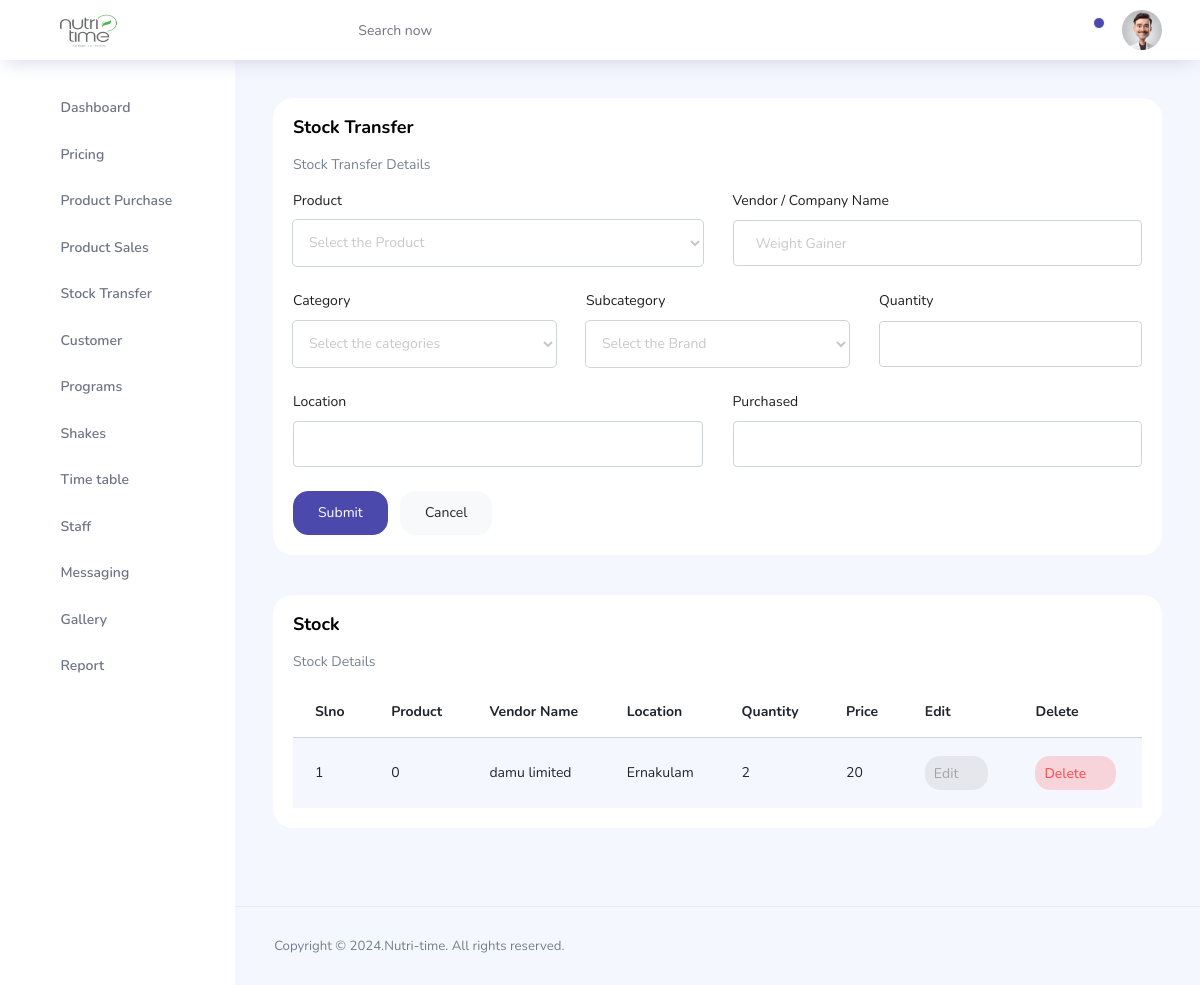
/Admin/pages/admin-stocktrans.php (signed in), run on an earlier commit of the app's database.
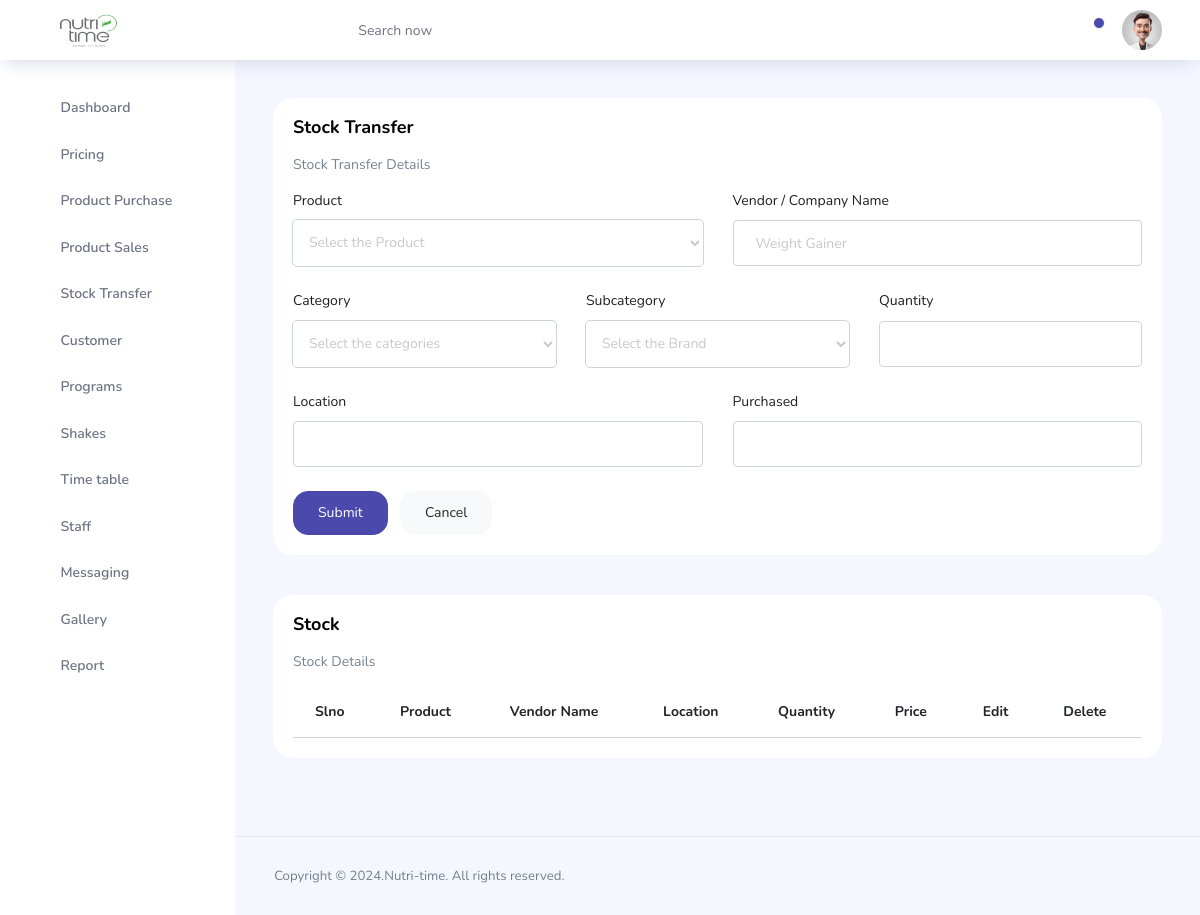
And on a later commit of the database.
### tables this page shows
CREATE TABLE `stock` (
  `stock_id` int(11) NOT NULL,
  `stock_place` varchar(50) NOT NULL,
  `product_id` int(11) NOT NULL,
  `stock_name` int(100) NOT NULL,
  `stock_quantity` int(10) NOT NULL,
  `stock_comname` varchar(100) NOT NULL,
  `stock_price` int(50) NOT NULL,
  `stock_gst` int(50) NOT NULL,
  `stock_total` int(50) NOT NULL,
  `stock_date` date NOT NULL DEFAULT current_timestamp()
);

### Admin/pages/admin-stocktrans.php (the view, shortened to what the changed rows need)
<?php
 include './connect.php';
?>
<!DOCTYPE html>
<html lang="en">
<head>
  <link rel="stylesheet" href="../vendors/feather/feather.css">
  <link rel="stylesheet" href="../vendors/ti-icons/css/themify-icons.css">
  <link rel="stylesheet" href="../vendors/css/vendor.bundle.base.css">
  <link rel="stylesheet" href="../vendors/select2/select2.min.css">
  <link rel="stylesheet" href="../vendors/select2-bootstrap-theme/select2-bootstrap.min.css">
  <link rel="stylesheet" href="../css/vertical-layout-light/style.css">
</head>
<body>
  <div class="container-scroller">
    <?php
  include './topbar.php';
?>
    <div class="main-panel">
      <div class="content-wrapper">
        <div class="row">
          <div class="col-12 grid-margin stretch-card">
            <div class="card">
              <div class="card-body">
                <h1 class="card-title">Stock Transfer</h1>
              </div>
            </div>
          </div>
        </div>
        <div class="row ">
          <div class="col-lg-12 grid-margin stretch-card">
            <div class="card">
              <div class="card-body">
                <div class="table-responsive">
                  <table class="table table-striped">
                    <thead>
                      <tr>
                        <th>Slno</th>
                        <th>Product</th>
                        <th>Vendor Name</th>
                        <th>Location</th>
                        <th>Quantity</th>
                        <th>Price</th>
                        <th>Edit</th>
                        <th>Delete</th>
                      </tr>
                    </thead>
                    <?php
$sql=mysqli_query($conn,"SELECT * FROM stock ORDER BY stock_id ");
$serialNo = 1;
while($row=mysqli_fetch_assoc($sql))
{
    $stock_id=$row['stock_id'];
    $stock_place=$row['stock_place'];
    $stock_name=$row['stock_name'];
    $stock_quan=$row['stock_quantity'];
    $stock_comname=$row['stock_comname'];
    $stock_pri=$row['stock_price'];
?>
                    <tbody>
                      <tr>
                        <td class="py-1"><?php echo $serialNo++; ?></td>
                        <td class="py-1"><?php echo $stock_name; ?></td>
                        <td><?php echo $stock_comname; ?></td>
                        <td><?php echo $stock_place; ?></td>
                        <td><?php echo $stock_quan; ?></td>
                        <td><?php echo $stock_pri; ?></td>
                        <td>
                          <a href="admin-stock.php?stoid=<?php echo $stock_id; ?>"
                            class="btn btn-inverse-secondary btn-icon-text p-2">Edit<i
                              class="ti-pencil-alt btn-icon-append"></i>
                          </a>
                        </td>
                        <td>
                          <a href="admin-stock.php?stod_id=<?php echo $stock_id; ?>"
                            class="btn btn-inverse-danger btn-icon-text p-2">Delete<i
                              class="ti-trash btn-icon-prepend"></i>
                          </a>
                        </td>
                      </tr>
                    </tbody>
                    <?php
}
?>
                  </table>
                </div>
              </div>
            </div>
          </div>
        </div>
      </div>
    </div>
  </div>
  </div>
</body>
</html>

What changed in the data, as far as the page shows it:
removed stock: stock_name "0", stock_comname "damu limited", stock_place "Ernakulam", stock_quantity "2", stock_price "20"
